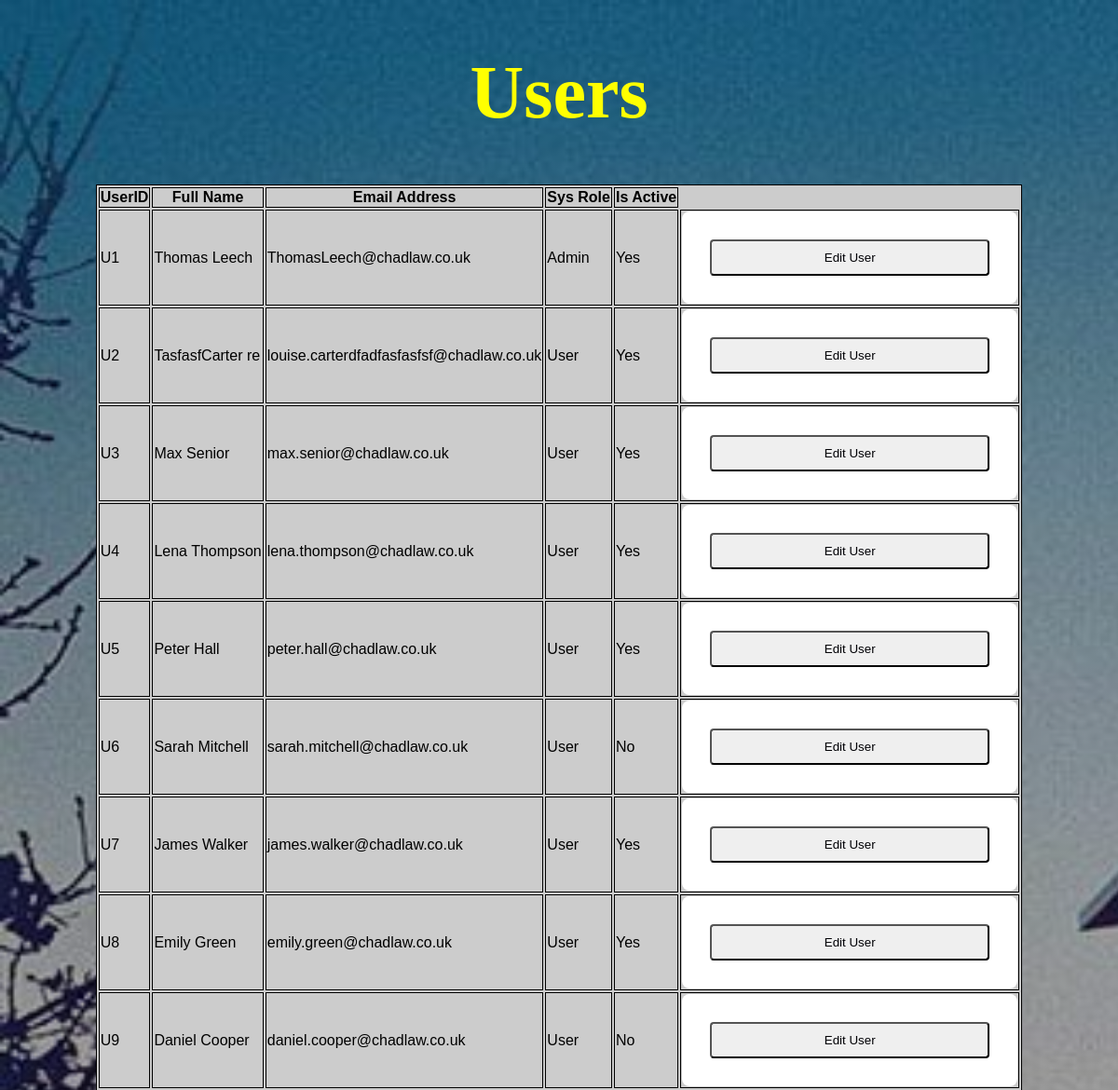
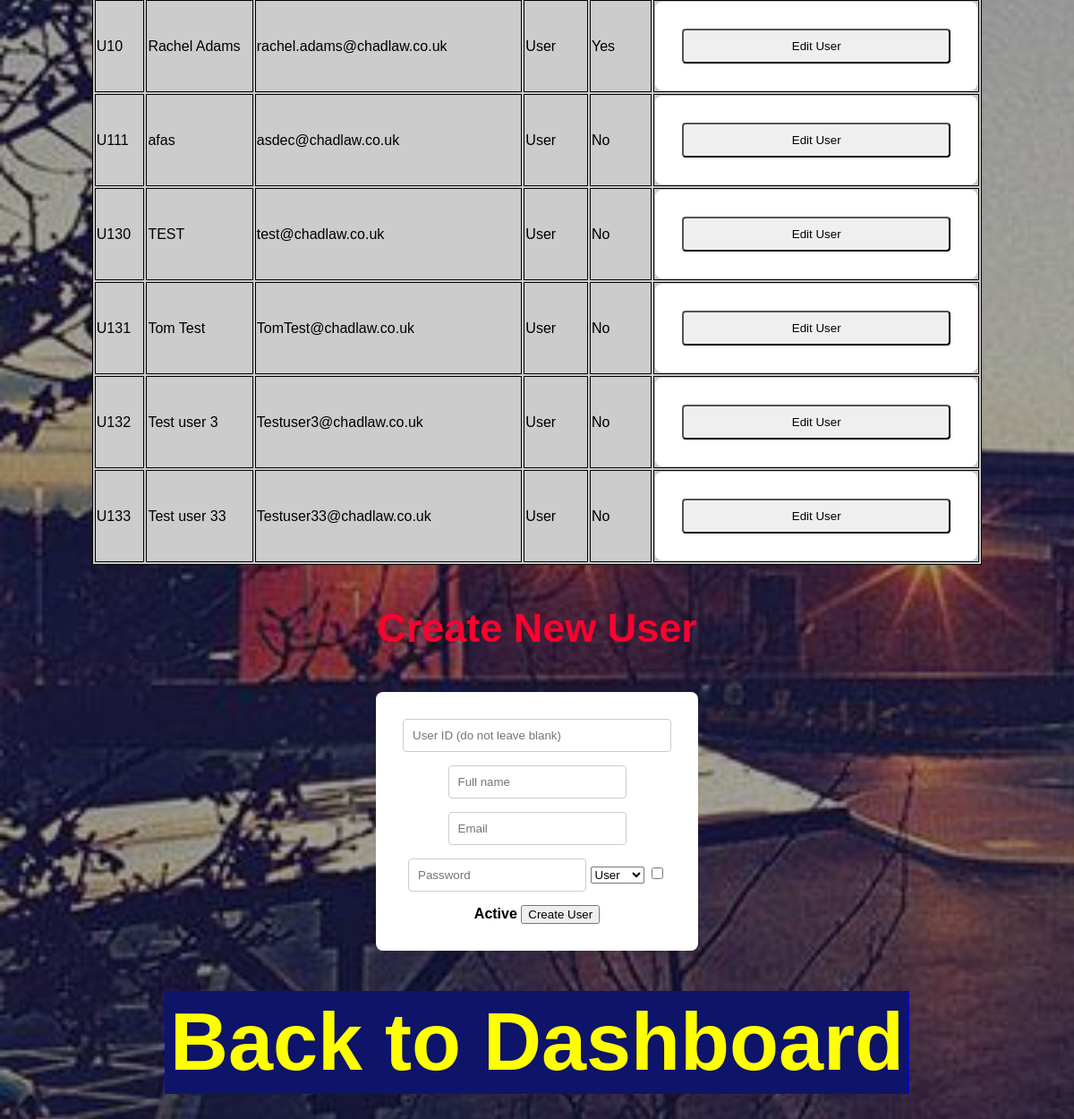
Page /Users on the committed database (2 pictures, top to bottom).
### tables this page shows
CREATE TABLE users (
    UserID TEXT PRIMARY KEY NOT NULL,
    Full_Name TEXT NOT NULL,
    Email_Address TEXT UNIQUE NOT NULL,
    Passwords TEXT NOT NULL,
    Sys_Role TEXT NOT NULL CHECK(Sys_Role IN ('Admin', 'User')), 
    Created_At DATE NOT NULL,
    Is_Active INTEGER NOT NULL DEFAULT 1 CHECK (Is_Active IN (0, 1))
);

### App.py (the view)
@app.route('/Users')
def users():
    cur.execute("SELECT UserID, Full_Name, Email_Address, Sys_Role, Created_At, Is_Active FROM Users")
    userlist = cur.fetchall()
    return render_template("users.html", user_list=userlist, edit_user=None)

### templates/users.html (shortened to what this page needs)
<!DOCTYPE html>
<html>
<head>
    <link rel="stylesheet" href="{{ url_for('static', filename='styles.css') }}">
</head>
<body>
    <h1>Users</h1>
    <table>
        <thead>
            <tr>
               <th>UserID</th>
                <th>Full Name</th>
                <th>Email Address</th>
                <th>Sys Role</th>
                <th>Is Active</th>
            </tr>
        </thead>
        <tbody>
            {% for user in user_list %}
            <tr>
                <td>{{ user[0] }}</td>
                <td>{{ user[1] }}</td>
                <td>{{ user[2] }}</td>
                <td>{{ user[3] }}</td>
                <td>{{ 'Yes' if user[5] == 1 else 'No' }}</td>
                <td>
                    <form action="{{ url_for('edit_user', user_id=user[0]) }}" method="get">
                        <button class="edit-btn">Edit User</button>
                        </form>
            </tr>
            {% endfor %}
        </tbody>
    </table>
    <div class="form-container">
        <h3>{{ 'Edit User' if edit_user else 'Create New User' }}</h3>
        <form method="post" action="{{ url_for('save_user') }}">
            {% if edit_user %}
                <input type="text" name="user_id" value="{{ edit_user[0] }}" readonly>
            {% else %}
                <input type="text" name="user_id" placeholder="User ID (do not leave blank)" required>
            {% endif %}
            <div class="input-group">
                <input type="text" name="full_name" placeholder="Full name"
                       value="{{ edit_user[1] if edit_user else '' }}" required>
                <input type="email" name="email" placeholder="Email"
                       value="{{ edit_user[2] if edit_user else '' }}" required>
                <input type="password" name="password" placeholder="Password"
                       {% if not edit_user %}required{% endif %}>
                <select name="sys_role">
                    <option value="User" {{ 'selected' if edit_user and edit_user[3]=='User' }}>User</option>
                </select>
                <label>
                    <input type="checkbox" name="is_active"
                           {{ 'checked' if edit_user and edit_user[5] == 1 }}>
                    Active
                </label>
                <button type="submit" class="btn-primary">
                    {{ 'Update User' if edit_user else 'Create User' }}
                </button>
            </div>
        </form>
    </div>
</body>
<h3> <a href="{{ url_for('dashboard') }}" class="dashbtn">Back to Dashboard</a></H3>
</html>

### static/styles.css (style rules this page uses)
body { background-image: linear-gradient( rgba(0, 0, 0, 0.35), rgba(0, 0, 0, 0.35) ), url("images/cl_background.jpg"); background-size: cover; background-position: centre; background-repeat: no-repeat; margin: 0; display: flex; flex-direction: column; justify-content: center; align-items: center; min-height: 100vh; font-family: Arial, sans-serif; background-color: white }
form { background: white; padding: 30px; border-radius: 8px; display: flex; flex-direction: column; width: 300px; }
label { margin-bottom: 5px; font-weight: bold; }
input { margin-bottom: 15px; padding: 10px; border: 1px solid #ccc; border-radius: 4px; }
.dashbtn { background-color:rgb(14, 20, 105); border: 1px solid blue; color: yellow; font-size: 90px; padding: 5px 5px; cursor: pointer; text-decoration: none; display: inline-block; }
.edit-btn { padding: 10px; border-radius: 4px; color: rgb(0, 0, 5); }
h1 { text-align: center; color: yellow; font-weight: bold; font-size: 80px; font-family: serif; padding:auto; }
h3 { color: rgb(255, 0, 47); font-size: 45px; }
table, th, td { background-color: #ccc; border: 1px solid; }
div { text-align: center; }

### rows in the picture
users: UserID "U1", Full_Name "Thomas Leech", Email_Address "ThomasLeech@chadlaw.co.uk", Sys_Role "Admin", Is_Active "Yes"
users: UserID "U2", Full_Name "TasfasfCarter re", Email_Address "louise.carterdfadfasfasfsf@chadlaw.co.uk", Sys_Role "User", Is_Active "Yes"
users: UserID "U3", Full_Name "Max Senior", Email_Address "max.senior@chadlaw.co.uk", Sys_Role "User", Is_Active "Yes"
users: UserID "U4", Full_Name "Lena Thompson", Email_Address "lena.thompson@chadlaw.co.uk", Sys_Role "User", Is_Active "Yes"
users: UserID "U5", Full_Name "Peter Hall", Email_Address "peter.hall@chadlaw.co.uk", Sys_Role "User", Is_Active "Yes"
users: UserID "U6", Full_Name "Sarah Mitchell", Email_Address "sarah.mitchell@chadlaw.co.uk", Sys_Role "User", Is_Active "No"
users: UserID "U7", Full_Name "James Walker", Email_Address "james.walker@chadlaw.co.uk", Sys_Role "User", Is_Active "Yes"
users: UserID "U8", Full_Name "Emily Green", Email_Address "emily.green@chadlaw.co.uk", Sys_Role "User", Is_Active "Yes"
users: UserID "U9", Full_Name "Daniel Cooper", Email_Address "daniel.cooper@chadlaw.co.uk", Sys_Role "User", Is_Active "No"
users: UserID "U10", Full_Name "Rachel Adams", Email_Address "rachel.adams@chadlaw.co.uk", Sys_Role "User", Is_Active "Yes"
users: UserID "U111", Full_Name "afas", Email_Address "asdec@chadlaw.co.uk", Sys_Role "User", Is_Active "No"
users: UserID "U130", Full_Name "TEST", Email_Address "test@chadlaw.co.uk", Sys_Role "User", Is_Active "No"
users: UserID "U131", Full_Name "Tom Test", Email_Address "TomTest@chadlaw.co.uk", Sys_Role "User", Is_Active "No"
users: UserID "U132", Full_Name "Test user 3", Email_Address "Testuser3@chadlaw.co.uk", Sys_Role "User", Is_Active "No"
users: UserID "U133", Full_Name "Test user 33", Email_Address "Testuser33@chadlaw.co.uk", Sys_Role "User", Is_Active "No"

### other values in the picture
{{ 'Edit User' if edit_user else 'Create New User' }} "Create New User"
{{ 'Update User' if edit_user else 'Create User' }} "Create User"
